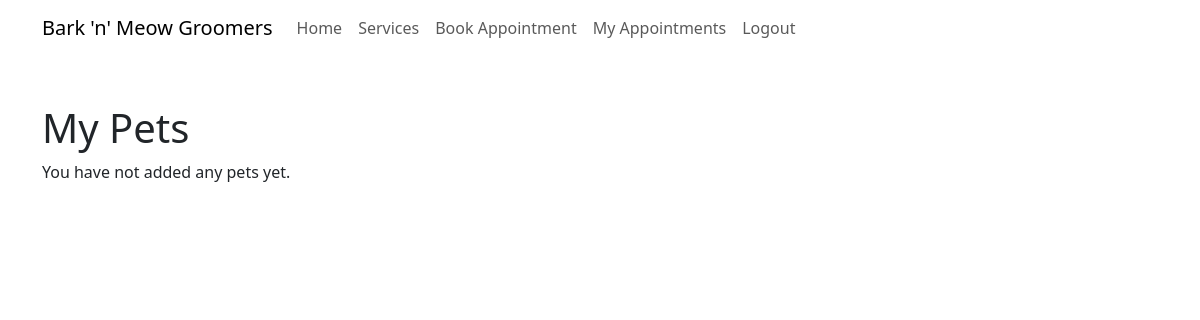
The page /my-pets/ (signed in) on the database as committed earlier.
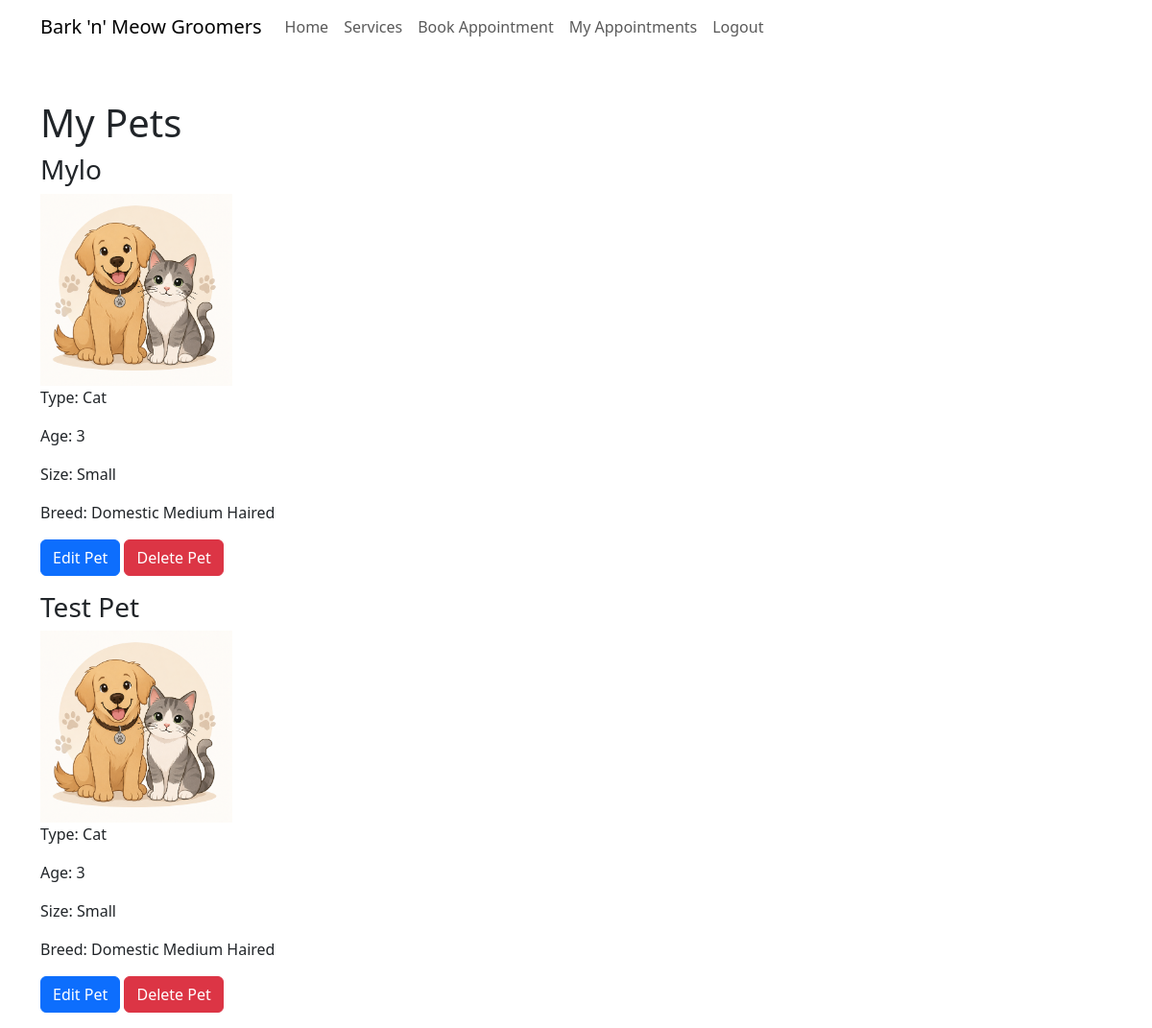
The same page on the database as committed later.
### bookings/models.py (models this page shows, shortened)
class Pet(models.Model):
    PET_TYPES = [
        ('Dog', 'Dog'),
        ('Cat', 'Cat'),
    ]
    PET_SIZES = [
        ('Small', 'Small'),
        ('Medium', 'Medium'),
        ('Large', 'Large'),
    ]
    owner = models.ForeignKey(User, on_delete=models.CASCADE)
    name = models.CharField(max_length=100)
    pet_type = models.CharField(max_length=10, choices=PET_TYPES)
    breed = models.CharField(max_length=100, blank=True)
    age = models.PositiveIntegerField()
    size = models.CharField(max_length=10, choices=PET_SIZES)
    notes = models.TextField(blank=True)
    image = CloudinaryField('image', blank=True, null=True)

### bookings/views.py (the view)
# urls.py: path('my-pets/', views.my_pets, name='my_pets'),
@login_required
def my_pets(request):
    pets = Pet.objects.filter(owner=request.user)
    return render(request, "my_pets.html", {"pets": pets})

### templates/my_pets.html (shortened to what this page needs)
{% extends "base.html" %}
{% load static %}
{% block content %}
<div class="container mt-5">
    <h1>My Pets</h1>
    {% if pets %}
    {% for pet in pets %}
    <div class="mb-3">
        <h3>{{ pet.name }}</h3>
        {% if pet.image %}
    <img src="{{ pet.image.url }}" width="200" alt="{{ pet.name }}">
{% else %}
    <img src="{% static 'images/default_pet.png' %}" width="200" alt="Default Pet Image">
{% endif %}
        <p>Type: {{ pet.get_pet_type_display }}</p>
        <p>Age: {{ pet.age }}</p>
        <p>Size: {{ pet.get_size_display }}</p>
        <p>Breed: {{ pet.breed }}</p>
        <a href="{% url 'edit_pet' pet.id %}" class="btn btn-primary">
            Edit Pet
        </a>
        <a href="{% url 'delete_pet' pet.id %}" class="btn btn-danger">
            Delete Pet
        </a>
    </div>
    {% endfor %}
    {% else %}
    <p>You have not added any pets yet.</p>
    {% endif %}
</div>
{% endblock %}

### templates/base.html (shortened to what this page needs)
<!DOCTYPE html>
<html lang="en">
<head>
    <link href="https://cdn.jsdelivr.net/npm/bootstrap@5.3.8/dist/css/bootstrap.min.css" rel="stylesheet"
>
</head>
<body>
    <nav class="navbar navbar-expand-lg">
        <div class="container">
            <a class="navbar-brand" href="{% url 'home' %}">Bark 'n' Meow Groomers</a>
            <div class="collapse navbar-collapse" id="navbarNav">
                <ul class="navbar-nav">
                    <li class="nav-item">
                        <a class="nav-link" href="{% url 'home' %}">Home</a>
                    </li>
                    <li class="nav-item">
                        <a class="nav-link" href="{% url 'services' %}">Services</a>
                    </li>
                    <li class="nav-item">
                        <a class="nav-link" href="{% url 'book_appointment' %}">Book Appointment</a>
                    </li>
                    {% if user.is_authenticated %}
                    <li class="nav-item">
                        <a class="nav-link" href="{% url 'my_appointments' %}">
                            My Appointments
                        </a>
                    </li>
                    <li class="nav-item">
                        <form method="post" action="{% url 'logout' %}">
                            <button type="submit" class="btn btn-link nav-link">
                                Logout
                            </button>
                        </form>
                    </li>
                    {% else %}
                    <li class="nav-item">
                        <a class="nav-link" href="{% url 'login' %}">Login</a>
                    </li>
                    {% endif %}
                </ul>
            </div>
        </div>
    </nav>
    {% block content %}
    {% endblock %}
</body>
</html>

Rows that differ between the two databases and show on the page:
added Pet: name "Mylo", pet_type "Cat", age "3", size "Small", breed "Domestic Medium Haired"
added Pet: name "Test Pet", pet_type "Cat", age "3", size "Small", breed "Domestic Medium Haired"
Other text that changed with them:
text no longer shown: "You have not added any pets yet."
